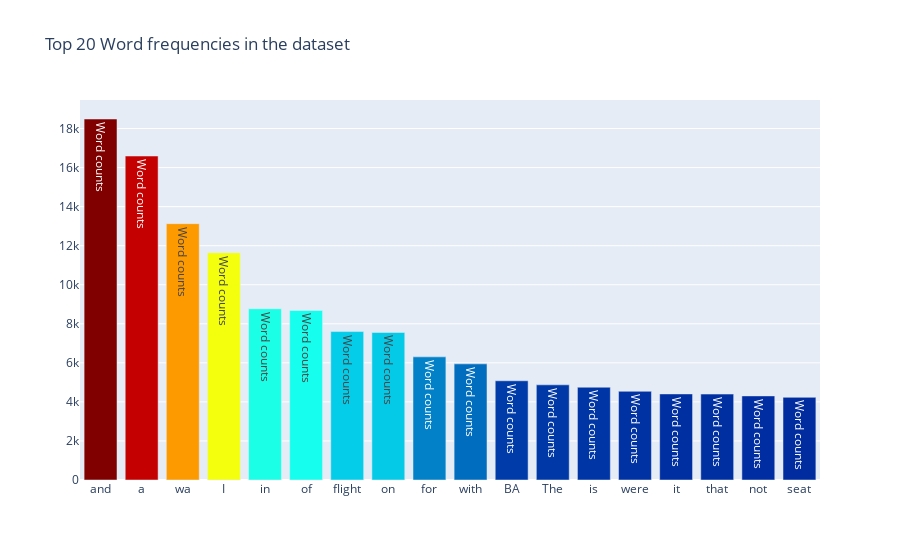

The cell this chart's notebook holds for it:
### Markdown cell above
## 4.Text Visualization
### 4.1.Top 20 words with highest frequency in our dataset

### Code cell
all_words = df['reviews'].str.split(expand=True).unstack().value_counts()
data = [go.Bar(
            x = all_words.index.values[2:20],
            y = all_words.values[2:20],
            marker= dict(colorscale='Jet',
                         color = all_words.values[2:50]
                        ),
            text='Word counts'
    )]

layout = go.Layout(
    title='Top 20 Word frequencies in the dataset'
)

fig = go.Figure(data=data, layout=layout)

py.iplot(fig, filename='basic-bar')

### Figure 1 — Plotly figure (JSON) as saved in the notebook; plotly's stock layout.template omitted (floating-point values rounded to 4 significant figures)
{"data": [{"marker": {"color": [18488, 16592, 13128, 11638, 8770, 8687, 7602, 7556, 6306, 5948, 5082, 4874, 4751, 4542, 4409, 4401, 4307, 4234, 3820, 3738, 3650, 3518, 3396, 3268, 3102, 3088, 2955, 2802, 2598, 2515, 2465, 2412, 2335, 2242, 2209, 2200, 2174, 2138, 2130, 2060, 2047, 2010, 1991, 1984, 1941, 1913, 1910, 1773], "colorscale": [[0, "rgb(0,0,131)"], [0.2, "rgb(0,60,170)"], [0.4, "rgb(5,255,255)"], [0.6, "rgb(255,255,0)"], [0.8, "rgb(250,0,0)"], [1, "rgb(128,0,0)"]]}, "text": "Word counts", "type": "bar", "x": ["and", "a", "wa", "I", "in", "of", "flight", "on", "for", "with", "BA", "The", "is", "were", "it", "that", "not", "seat"], "y": [18488, 16592, 13128, 11638, 8770, 8687, 7602, 7556, 6306, 5948, 5082, 4874, 4751, 4542, 4409, 4401, 4307, 4234]}], "layout": {"title": {"text": "Top 20 Word frequencies in the dataset"}}}
